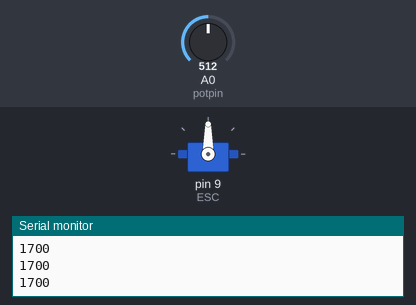
Recording of a sketch running on a simulated Arduino Uno, built with avr-gcc and run on an emulated ATmega328P. On the bench: servo, the last lines printed to the serial monitor. The test bench sets the inputs (shaded band); at power-on: A0 (potpin) = 512.

Above: at 3.2 s.
3.3 s: A0 (potpin) set to 306
At 3.6 s:
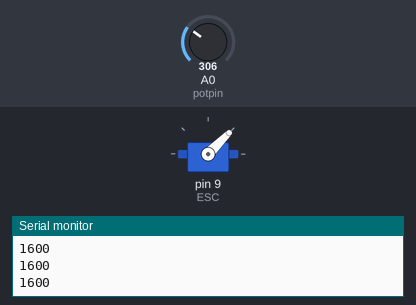
4.8 s: A0 (potpin) set to 900
At 6.0 s:
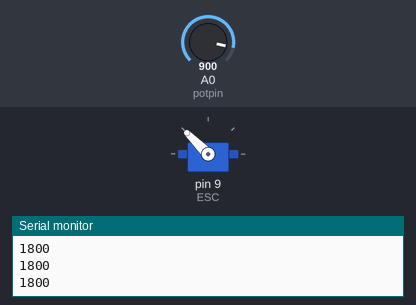
6.3 s: A0 (potpin) set to 1023
At 7.5 s:
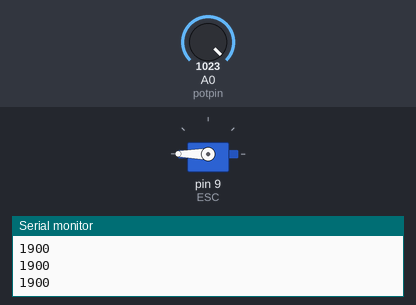
7.8 s: A0 (potpin) set to 716
At 9.0 s:
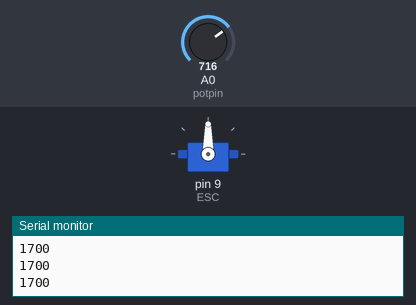
9.3 s: A0 (potpin) set to 511
At 10.4 s:
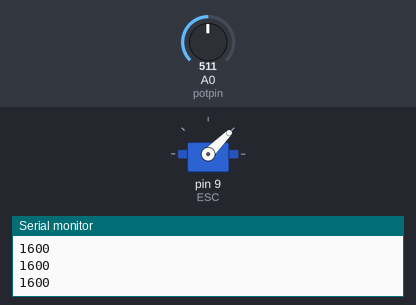
Timing chart, 0 to 11.8 s (numbered marks = the images above; inputs shaded):
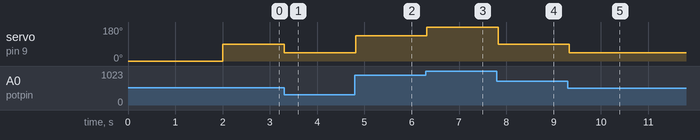

The sketch:

farah.ino
```cpp
/*
 Controlling a servo position using a potentiometer (variable resistor)
 by Michal Rinott <http://people.interaction-ivrea.it/m.rinott>

 modified on 8 Nov 2013
 by Scott Fitzgerald
 http://www.arduino.cc/en/Tutorial/Knob
*/

#include <Servo.h>

Servo ESC;  // create Servo object to control a servo

int potpin = A0;  // analog pin used to connect the potentiometer
int val;    // variable to read the value from the analog pin

void setup() {
  Serial.begin(9600);
  ESC.attach(9, 1500, 1900);  // attaches the servo on pin 9 to the Servo object
  ESC.writeMicroseconds(1500);
  delay(2000);
}

void loop() {
  val = analogRead(potpin);            // reads the value of the potentiometer (value between 0 and 1023)
  val = map(val, 0, 1023, 1500, 1900);     // scale it for use with the servo (value between 0 and 180)
  val = val/100;
  val = val*100;
  ESC.writeMicroseconds(val);                  // sets the servo position according to the scaled value
  Serial.println(val);
  delay(100);
}
```

Measured:
- after the input at 3.3 s, servo on pin 9 (ESC): 90° → 45° at once
- after the input at 4.8 s, servo on pin 9 (ESC): 45° → 135° at once
- after the input at 6.3 s, servo on pin 9 (ESC): 135° → 180° at once
- after the input at 7.8 s, servo on pin 9 (ESC): 180° → 90° at once
- after the input at 9.3 s, servo on pin 9 (ESC): 90° → 45° at once
